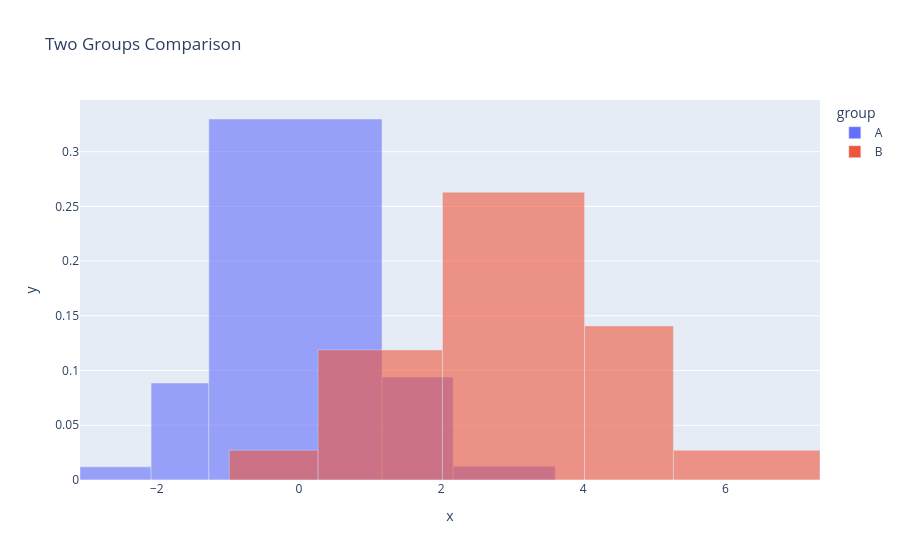

Notebook code for this chart:
### Markdown cell above
## Example 6: DataFrame with Color Grouping

Use DataFrames for more complex visualizations with grouping.

### Code cell
import pandas as pd

# Create a DataFrame with two groups
df = pd.DataFrame(
    {
        "value": np.concatenate(
            [np.random.normal(0, 1, 500), np.random.normal(3, 1.5, 500)]
        ),
        "group": ["A"] * 500 + ["B"] * 500,
    }
)

# Create overlaid histograms
fig = histogram(
    df,
    x="value",
    color="group",
    barmode="overlay",
    opacity=0.6,
    title="Two Groups Comparison",
)
fig.show()

### Figure 1 — Plotly figure (JSON) as saved in the notebook; plotly's stock layout.template omitted (floating-point values rounded to 4 significant figures)
{"data": [{"alignmentgroup": "True", "hovertemplate": "group=A<br>x=%{x}<br>y=%{y}<extra></extra>", "legendgroup": "A", "marker": {"color": "#636efa", "opacity": 0.6, "pattern": {"shape": ""}}, "name": "A", "offsetgroup": "A", "orientation": "v", "showlegend": true, "type": "bar", "width": [1, 0.8125, 2.438, 1, 1.438], "x": [-2.562, -1.656, -0.03125, 1.688, 2.906], "xaxis": "x", "y": [0.012, 0.08862, 0.3298, 0.094, 0.01252], "yaxis": "y"}, {"alignmentgroup": "True", "hovertemplate": "group=B<br>x=%{x}<br>y=%{y}<extra></extra>", "legendgroup": "B", "marker": {"color": "#EF553B", "opacity": 0.6, "pattern": {"shape": ""}}, "name": "B", "offsetgroup": "B", "orientation": "v", "showlegend": true, "type": "bar", "width": [1.25, 1.75, 2, 1.25, 2.062], "x": [-0.375, 1.125, 3.0, 4.625, 6.281], "xaxis": "x", "y": [0.0272, 0.1189, 0.263, 0.1408, 0.02715], "yaxis": "y"}], "layout": {"legend": {"title": {"text": "group"}, "tracegroupgap": 0}, "title": {"text": "Two Groups Comparison"}, "xaxis": {"anchor": "y", "domain": [0, 1], "title": {"text": "x"}}, "yaxis": {"anchor": "x", "domain": [0, 1], "title": {"text": "y"}}}}
